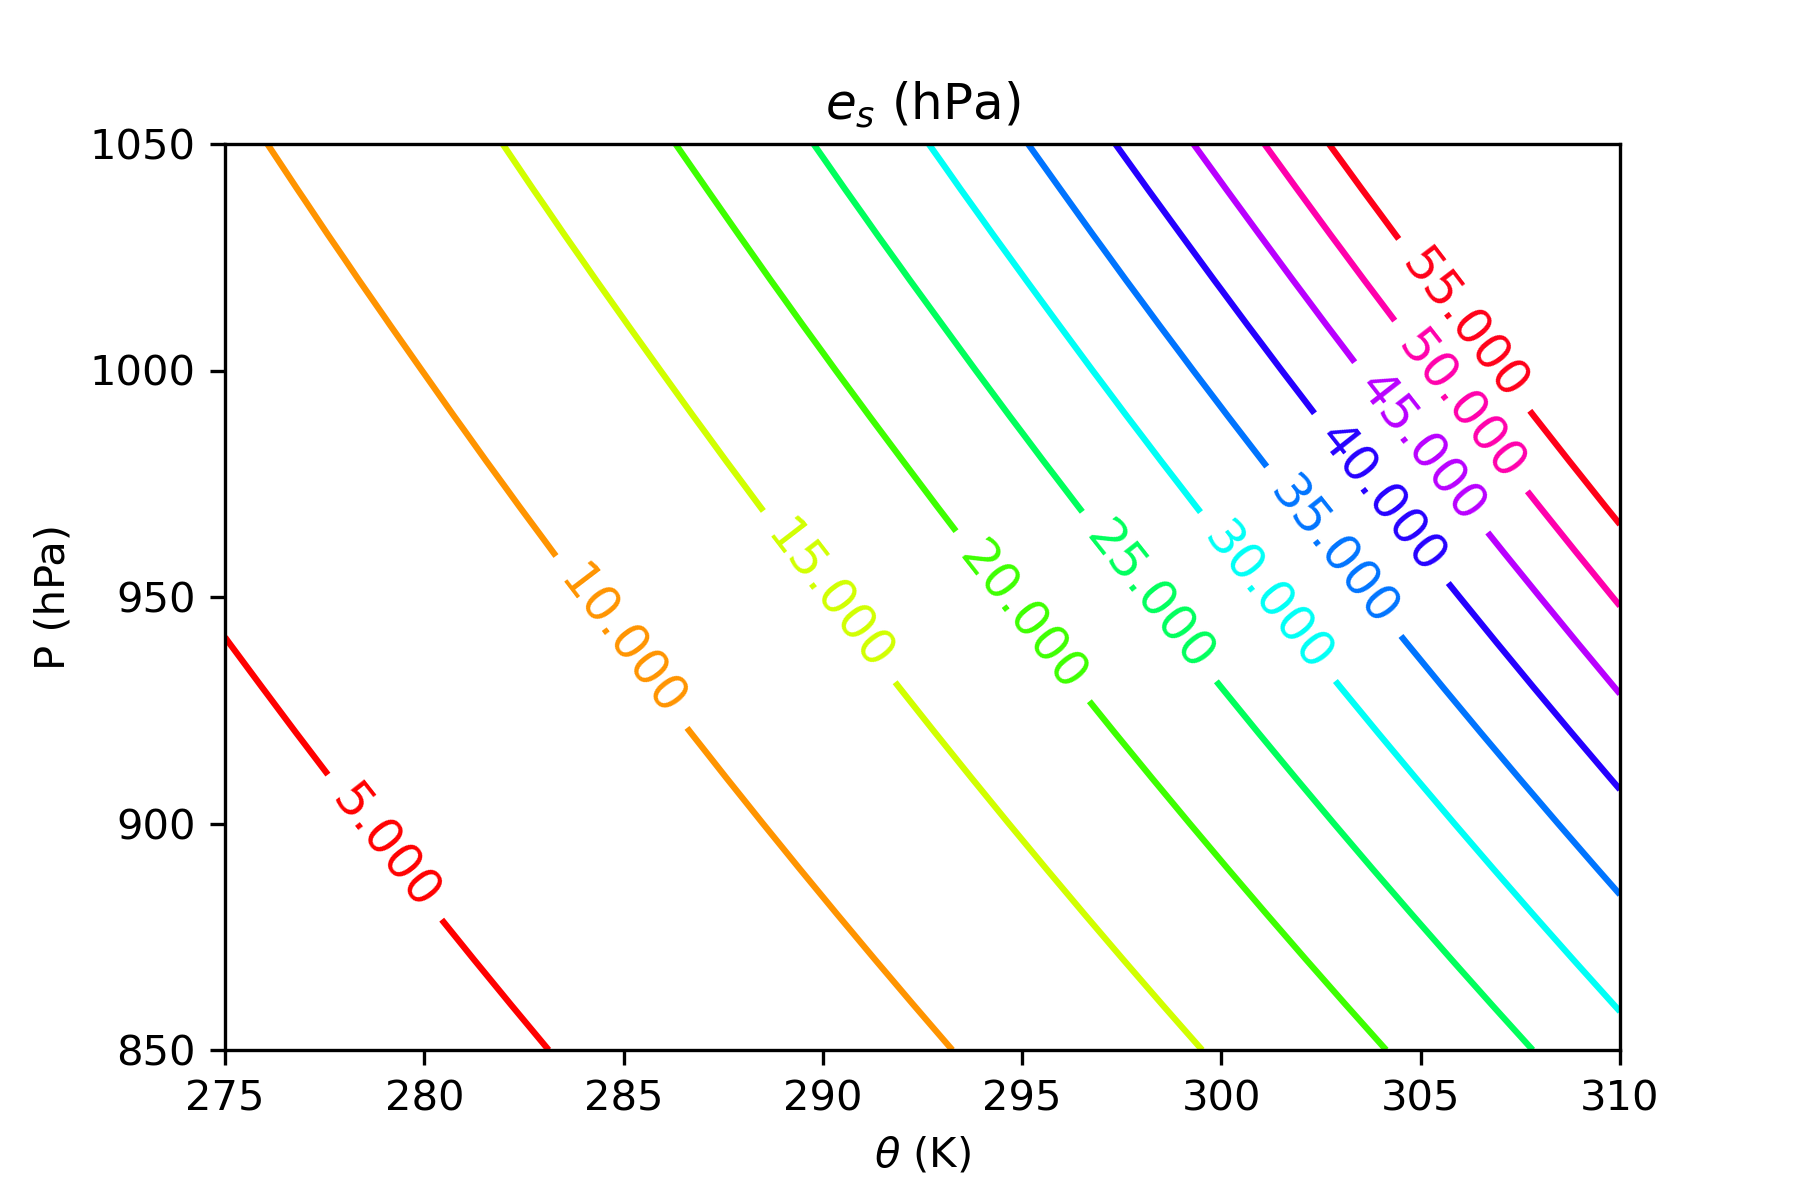

Here is the Python script that generated this plot:
import numpy             as np
import matplotlib.pyplot as plt
import matplotlib.cm     as cm
import func              as f

theta, P = np.meshgrid(np.arange(275,  311,  1), np.arange(850, 1051, 10))
es       = f.func_SAT(theta, P)

plt.title( r'$e_s$ (hPa)' )
plt.xticks(np.arange(275,  311,  5))
plt.yticks(np.arange(850, 1051, 50))
plt.xlabel(r'$\theta$ (K)')
plt.ylabel('P (hPa)')
CS=plt.contour(theta, P, es, levels = np.linspace(5, 55, 11), cmap = plt.cm.hsv)
plt.clabel(CS, inline=1, fontsize=12, fmt = '%05.3f')
plt.savefig("midd.png", dpi=300)